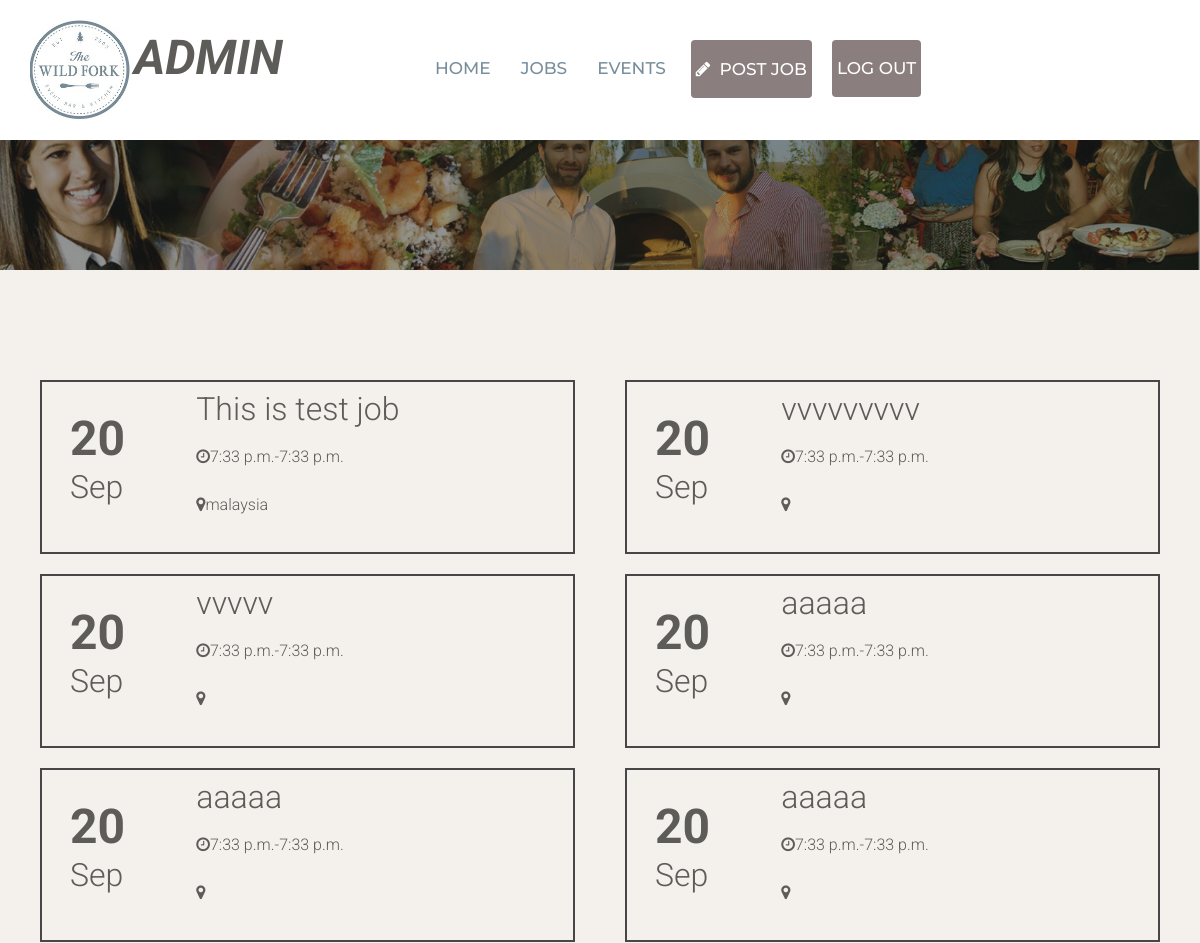
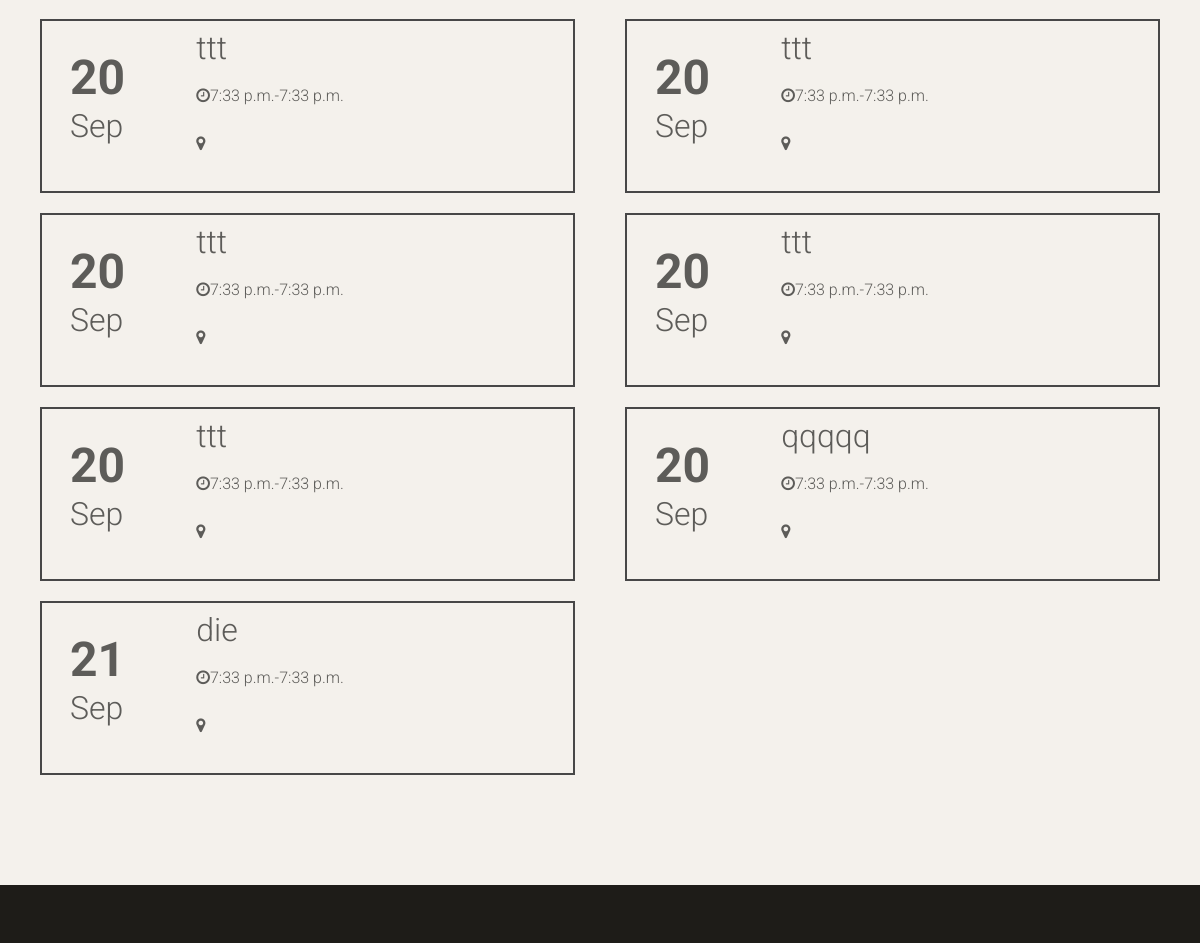
Page / (signed in, upper part) on the earlier database version (2 pictures, top to bottom).
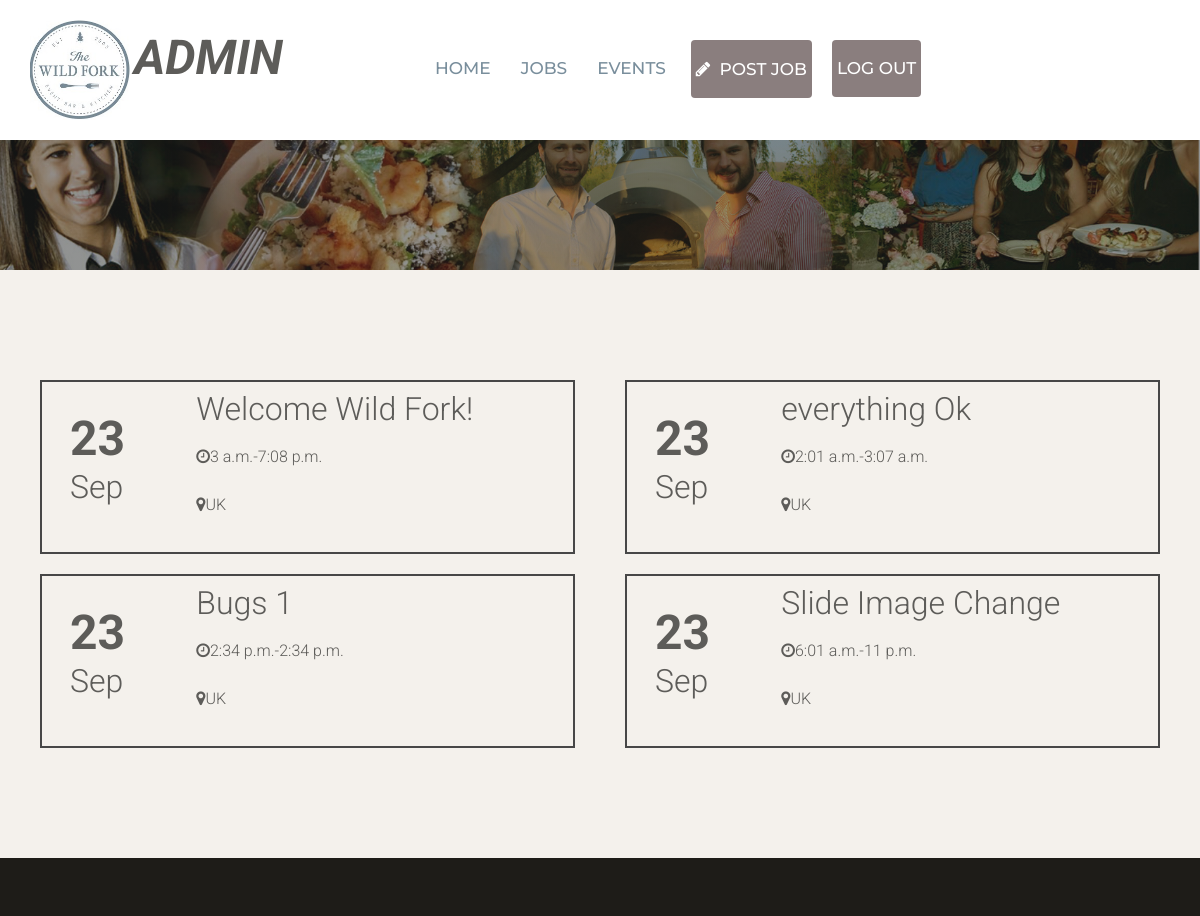
Same page on the later database version.
### staffapp/models.py (models this page shows, shortened)
class Job(models.Model):
    writer = models.ForeignKey('auth.User')
    email = models.CharField(max_length=200)
    title = models.CharField(max_length=200)
    location = models.CharField(max_length=300)
    category = models.CharField(max_length=200)
    tags = models.CharField(max_length=200)
    description = models.TextField()
    companyName = models.CharField(max_length=100)
    website = models.CharField(max_length=100)
    tagline = models.CharField(max_length=200)
    start_time = models.TimeField(default=timezone.now)
    end_time = models.TimeField(default=timezone.now)
    created_date = models.DateTimeField(
            default=timezone.now)
    published_date = models.DateTimeField(
            blank=True, null=True)

### staffapp/views.py (the view)
# urls.py: url(r'^$', views.home, name='index'),
@login_required
def home(request):
    jobs = Job.objects.filter().order_by('created_date')
    return render(request, 'joblist.html', {'jobs': jobs})

### staffapp/templates/joblist.html (shortened to what this page needs)
{% extends 'layouts/base.html' %}
{% load staticfiles %}
{% block content %}
    {% include 'layouts/header.html' %}
    <div class="space-medium bg-default">
        <div class="container">
            <div class="row">
                {% for job in jobs %}
                <div class="col-lg-6 col-md-6 col-sm-12 col-xs-12">
                    <div class="row job-block" style="padding: 13px">
                        <div class="col-lg-3" style="padding-top: 30px">
                            <p style="font-size:48px; font-weight: bold">{{ job.created_date.day }}</p>
                            <p style="font-size:32px">{{ job.created_date|date:"M" }}</p>
                        </div>
                        <div class="col-lg-8">
                            <p style="font-size:32px">{{job.title}}</p>
                            <p><i class="fa fa-clock-o" aria-hidden="true"></i>{{job.start_time}}-{{job.end_time}}<p></p>
                            <p><i class="fa fa-map-marker" aria-hidden="true"></i>{{job.location}}<p>
                        </div>
                    </div>
                </div>
                {% endfor %}
            </div>
        </div>
    </div>
    {% include 'layouts/footer.html' %}
{% endblock %}

Differences in the rows shown:
removed Job: created_date.day "20", created_date "Sep", title "This is test job", start_time "7:33 p.m.", end_time "7:33 p.m.", location "malaysia"
removed Job: created_date.day "20", created_date "Sep", title "vvvvvvvvv", start_time "7:33 p.m.", end_time "7:33 p.m."
removed Job: created_date.day "20", created_date "Sep", title "vvvvv", start_time "7:33 p.m.", end_time "7:33 p.m."
removed Job: created_date.day "20", created_date "Sep", title "aaaaa", start_time "7:33 p.m.", end_time "7:33 p.m."
removed Job: created_date.day "20", created_date "Sep", title "aaaaa", start_time "7:33 p.m.", end_time "7:33 p.m."
removed Job: created_date.day "20", created_date "Sep", title "aaaaa", start_time "7:33 p.m.", end_time "7:33 p.m."
removed Job: created_date.day "20", created_date "Sep", title "ttt", start_time "7:33 p.m.", end_time "7:33 p.m."
removed Job: created_date.day "20", created_date "Sep", title "ttt", start_time "7:33 p.m.", end_time "7:33 p.m."
removed Job: created_date.day "20", created_date "Sep", title "ttt", start_time "7:33 p.m.", end_time "7:33 p.m."
removed Job: created_date.day "20", created_date "Sep", title "ttt", start_time "7:33 p.m.", end_time "7:33 p.m."
removed Job: created_date.day "20", created_date "Sep", title "ttt", start_time "7:33 p.m.", end_time "7:33 p.m."
removed Job: created_date.day "20", created_date "Sep", title "qqqqq", start_time "7:33 p.m.", end_time "7:33 p.m."
removed Job: created_date.day "21", created_date "Sep", title "die", start_time "7:33 p.m.", end_time "7:33 p.m."
added Job: created_date.day "23", created_date "Sep", title "Welcome Wild Fork!", start_time "3 a.m.", end_time "7:08 p.m.", location "UK"
added Job: created_date.day "23", created_date "Sep", title "everything Ok", start_time "2:01 a.m.", end_time "3:07 a.m.", location "UK"
added Job: created_date.day "23", created_date "Sep", title "Bugs 1", start_time "2:34 p.m.", end_time "2:34 p.m.", location "UK"
added Job: created_date.day "23", created_date "Sep", title "Slide Image Change", start_time "6:01 a.m.", end_time "11 p.m.", location "UK"
